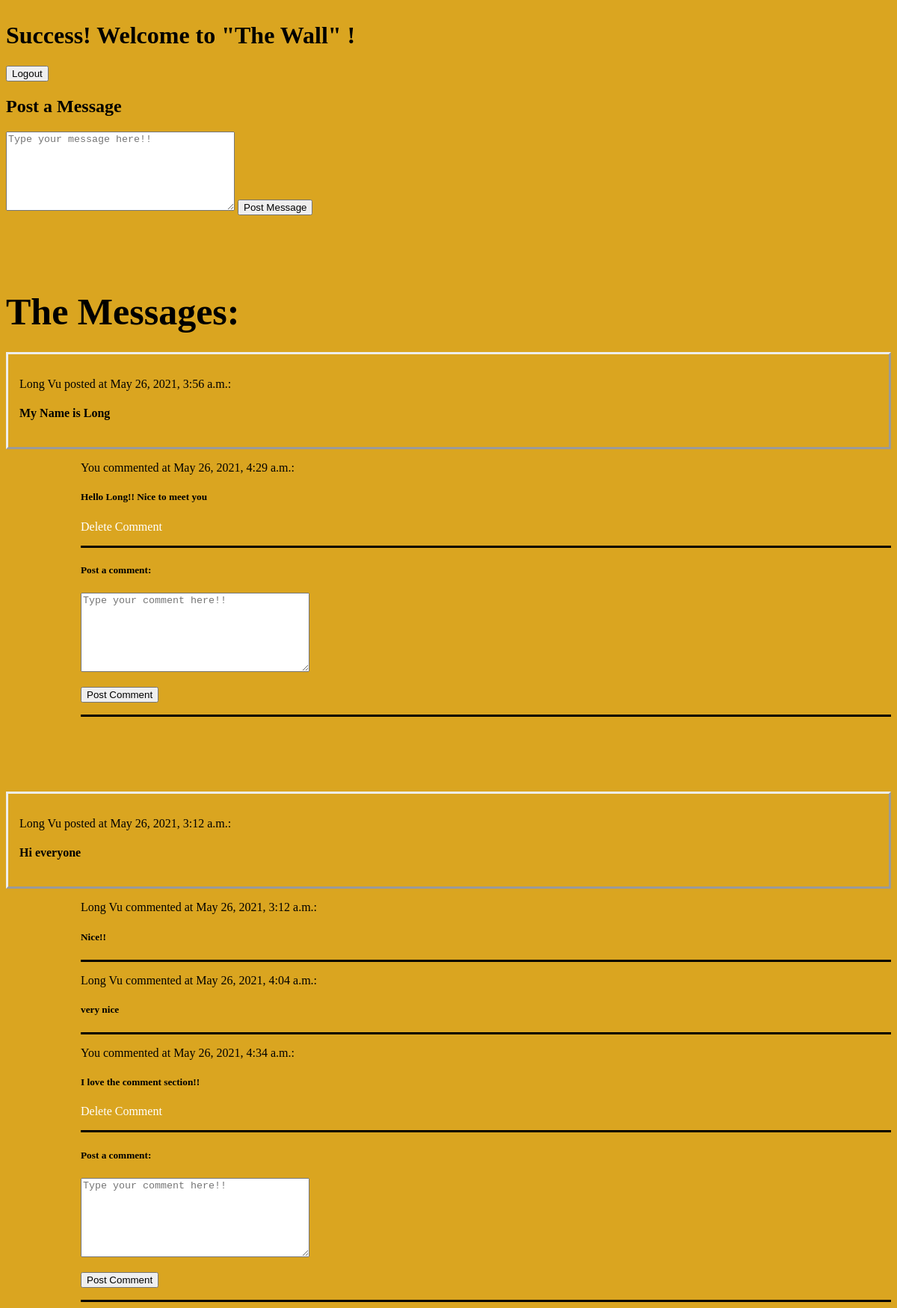
Screenshot of /success/ (signed in) with the database file from the repository.
### wallApp/models.py (models this page shows)
class Message(models.Model):
    message = models.TextField()
    user = models.ForeignKey(User, related_name="messages", on_delete = models.CASCADE)
    created_at = models.DateTimeField(auto_now_add=True)
    updated_at = models.DateTimeField(auto_now=True)

class User(models.Model):
    firstName = models.CharField(max_length=45)
    lastName = models.CharField(max_length=45)
    email = models.EmailField(unique=True)
    username = models.CharField(max_length=45)
    password = models.CharField(max_length=45)
    created_at = models.DateTimeField(auto_now_add=True)
    updated_at = models.DateTimeField(auto_now=True)
    objects = UserManager()

class Comment(models.Model):
    comment = models.TextField()
    user = models.ForeignKey(User, related_name="users", on_delete = models.CASCADE)
    message = models.ForeignKey(Message, related_name="comments", on_delete = models.CASCADE)
    created_at = models.DateTimeField(auto_now_add=True)
    updated_at = models.DateTimeField(auto_now=True)

### wallApp/views.py (the view)
# urls.py: path('success/', views.success),
def success(request):
    if 'user_id' in request.session:
        context = {
            'name' : User.objects.get(id=request.session['user_id']),
            'messages' : Message.objects.all().order_by('-created_at')
        }
        return render(request, 'wall.html', context)
    return redirect ('/')

### wallApp/templates/wall.html (shortened to what this page needs)
<!DOCTYPE html>
<html lang="en">
<head>
    {% load static %}
    <link rel='stylesheet' href="{% static 'css/styles.css' %}">
</head>
<body>
    <div class="main">
        <div class="row">
            <h1>Success! Welcome to "The Wall" {{ user.firstName }} {{ user.lastName }}!</h1>
            <form action="/logout" method="POST">
                <button type="submit">Logout</button>
            </form>
        </div>
        <div class="message">
            <h2>Post a Message</h2>
            <form action="/message" method="POST">
                <textarea class="box" name="message" placeholder="Type your message here!!"></textarea>
                <button type="submit">Post Message</button>
            </form>
        </div>
        <div class="exist">
            <h2 class="head">The Messages:</h2>
            {% for message in messages %}
            <div class="mes">
                {% if message.user.id == request.session.user_id %}
                    <p>You posted at {{message.created_at}}:</p>
                    <h4>{{message.message}}</h4>
                    <p><a href="/deleteMessage/{{message.id}}">Delete Message</a></p>
                {% else %}
                    <p>{{ message.user.firstName }} {{ message.user.lastName}} posted at {{message.created_at}}:</p>
                    <h4>{{message.message}}</h4>
                    {% endif %}
                </div>
                    {% for comment in message.comments.all %}
                            {% if comment.user.id == request.session.user_id %}
                                <div class="comment">
                                    <p>You commented at {{comment.created_at}}:</p>
                                    <h5>{{comment.comment}}</h5>
                                    <p><a href="/deleteComment/{{comment.id}}">Delete Comment</a></p>
                                </div>
                            {% else %}
                                <div class="comment">
                                    <p>{{ comment.user.firstName }} {{ comment.user.lastName}} commented at {{comment.created_at}}:</p>
                                    <h5>{{comment.comment}}</h5>
                                </div>
                            {% endif %}
                    {% endfor %}
                    <div class="comment">
                        <h5>Post a comment:</h5>
                        <form action="/comment" method="POST">
                            <textarea class="box" name="comment" placeholder="Type your comment here!!"></textarea>
                            <p><button type="submit">Post Comment</button></p>
                        </form>
                    </div>
                </div>
            {% endfor %}
</body>
</html>

### wallApp/static/css/styles.css (style rules this page uses)
body { background-color: goldenrod; }
a { text-decoration: none; color: white; }
.main { display: flex; flex-direction: column; }
.comment { margin-left: 100px; border-bottom: solid black; }
.head { font-size: 50px; margin-top: 100px; margin-bottom: -75px; }
.mes { border-style: outset; margin-top: 100px; padding: 15px; }
.box { height: 100px; width: 300px; }

### rows the page displays
Message: user.firstName "Long", user.lastName "Vu", created_at "May 26, 2021, 3:56 a.m.", message "My Name is Long"
Comment: created_at "May 26, 2021, 4:29 a.m.", comment "Hello Long!! Nice to meet you"
Message: user.firstName "Long", user.lastName "Vu", created_at "May 26, 2021, 3:12 a.m.", message "Hi everyone"
Comment: user.firstName "Long", user.lastName "Vu", created_at "May 26, 2021, 3:12 a.m.", comment "Nice!!"
Comment: user.firstName "Long", user.lastName "Vu", created_at "May 26, 2021, 4:04 a.m.", comment "very nice"
Comment: created_at "May 26, 2021, 4:34 a.m.", comment "I love the comment section!!"
